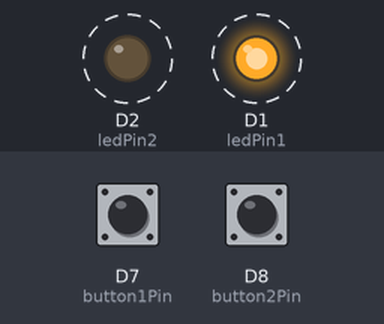
This program was run on a simulated ESP8266 (NodeMCU). On the bench: output pins drawn as LEDs (lit = HIGH). Dashed ring = blinking. The test bench sets the inputs (shaded band); at power-on: D8 (button2Pin) LOW, D7 (button1Pin) LOW. What the program prints to the serial monitor is not drawn.

Above: at 0.9 s.
1.3 s: D8 (button2Pin) pulled HIGH for 0.15 s
At 1.5 s:
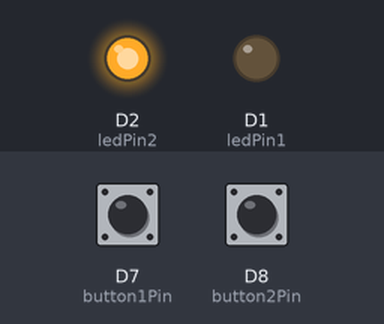
4.3 s: D7 (button1Pin) pulsed HIGH 5 times (0.12 s each, 0.3 s apart)
At 6.6 s:
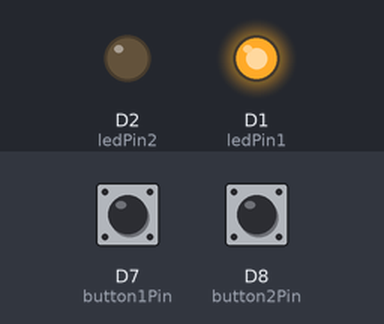
7.3 s: D7 (button1Pin) driven HIGH and D8 (button2Pin) driven HIGH
Timing chart, 0 to 16.3 s (numbered marks = the images above; inputs shaded):
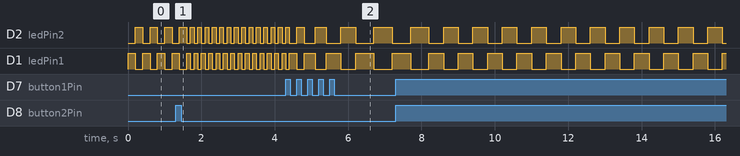

The program:

main.cpp
```cpp
//3.LED 2 ดวงติดดับสลับกันโดยให้ ปุ่มกด 2 ปุ่ม เพิ่มและลดความเร็วการกระพริบ โดยกด 1 ครั้งจะเพิ่มและลดความเร็ว
//ทีล่ะ 100 มิลลิวินาที ถ้าลดมากเกิน 1000 มิลลิวินาที ให้กลับมาเริ่มต้นที่ 100 มิลลิวินาที และถ้าเพิ่มต่ำกว่า 100 มิลลิวินาที
//ให้กลับมาเริ่มต้นที่ 1000 มิลลิวินาที
#include <Arduino.h>

const int ledPin1 = D1;  // ขา LED 1
const int ledPin2 = D2;  // ขา LED 2
const int button1Pin = D7;  // ขาปุ่ม 1
const int button2Pin = D8;  // ขาปุ่ม 2
int delay1 = 100;
int press = 0;

enum State { LED_ON, SPEED_UP,SPEED_DOWN };
State currentState = SPEED_UP;

IRAM_ATTR void ButtonPress1() {
  currentState = SPEED_UP;
  Serial.print("Button1 up");
}

IRAM_ATTR void ButtonPress2() {
 currentState = SPEED_DOWN;
 Serial.print("Button2 down");
}
void setup() {
  Serial.begin(115200);
  pinMode(ledPin1, OUTPUT);
  pinMode(ledPin2, OUTPUT);
  pinMode(button1Pin, INPUT);
  pinMode(button2Pin, INPUT);
  attachInterrupt(digitalPinToInterrupt(button1Pin), ButtonPress1, RISING);
  attachInterrupt(digitalPinToInterrupt(button2Pin), ButtonPress2, RISING);

}
void loop() {
  switch (currentState) {
    case LED_ON:
      digitalWrite(ledPin1, HIGH);
      digitalWrite(ledPin2, LOW);
      delay(delay1);
      digitalWrite(ledPin1, LOW);
      digitalWrite(ledPin2, HIGH);
      delay(delay1);
      Serial.println(delay1);
      break;

    case SPEED_UP:
         if (delay1 < 1000) {
        delay1 = delay1 + 100;
      }
      else if (delay1 >= 1000){
        delay1 = 100;
      }
      Serial.print("Button1 up");
      Serial.println(delay1);
      currentState = LED_ON;
      break;

    case SPEED_DOWN:
      if (delay1 > 100) {
        delay1 = delay1 - 100;
      }
      else if (delay1 <= 100){
        delay1 = 100;
      }
      Serial.print("Button2 down");
      Serial.println(delay1);
      currentState = LED_ON;
      break;
  }
}
```

Measured:
- by itself, D2 (ledPin2), D1 (ledPin1): alternates HIGH for 0.40 s and LOW for 0.40 s
